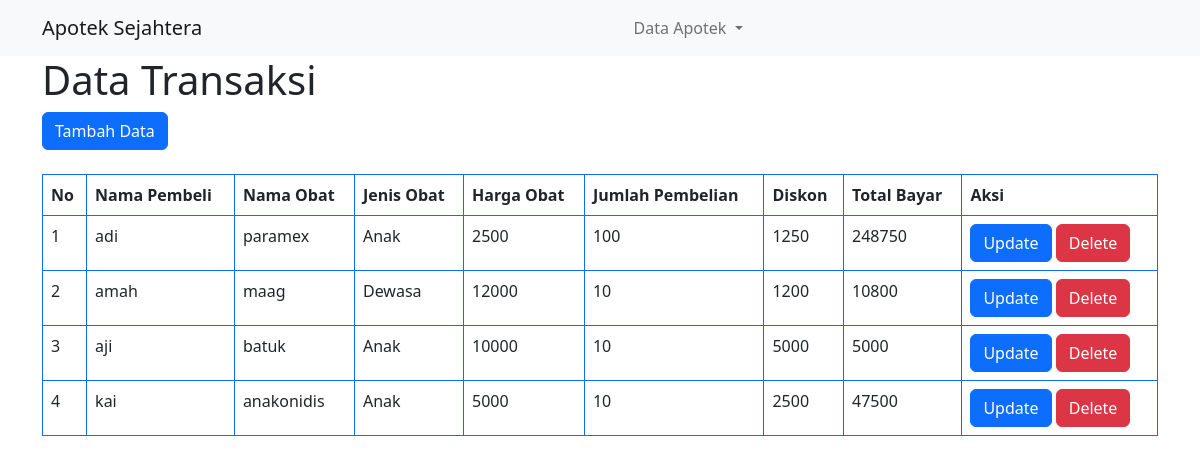
Screenshot of /tampil_transaksi.php with the database file from the repository.
### tables this page shows
CREATE TABLE IF NOT EXISTS `transaksi` (
  `id_transaksi` int NOT NULL AUTO_INCREMENT,
  `nama_pembeli` varchar(50) NOT NULL,
  `nama_obat` varchar(50) NOT NULL,
  `jenis_obat` varchar(50) NOT NULL,
  `harga_obat` float NOT NULL,
  `jumlah_beli` int NOT NULL,
  `diskon` float NOT NULL,
  `total_bayar` float NOT NULL,
  PRIMARY KEY (`id_transaksi`)
);

### Database.php (called while the page is built, shortened)
<?php
class Database
{
	private $host = "localhost";
	private $user = "root";
	private $password = "";
	private $db = "apotek";
	protected $koneksi;
	public function __construct()
	{
		$this->koneksi = new mysqli($this->host, $this->user, $this->password, $this->db);
		return $this->koneksi;
	}
	public function tampil_data_transaksi()
	{
		$data = mysqli_query($this->koneksi, "select * from transaksi");
		while ($row = mysqli_fetch_array($data)) {
			$hasil[] = $row;
		}
		return $hasil;
	}
}

### tampil_transaksi.php (the view, shortened to what this page needs)
<?php
include('Database.php');
$db = new Database();
$data_transaksi = $db->tampil_data_transaksi();
?>
<!doctype html>
<html lang="en">
<head>
    <link href="https://cdn.jsdelivr.net/npm/bootstrap@5.2.0/dist/css/bootstrap.min.css" rel="stylesheet"
>
</head>
<body>
    <nav class="navbar navbar-expand-lg bg-light">
        <div class="container">
            <a class="navbar-brand" href="#">Apotek Sejahtera</a>
            <div class="collapse navbar-collapse" id="navbarSupportedContent">
                <ul class="navbar-nav me-auto mb-2 mb-lg-0 ms-auto">
                    <li class="nav-item dropdown">
                        <a class="nav-link dropdown-toggle" href="#" role="button" data-bs-toggle="dropdown"
                            aria-expanded="false">
                            Data Apotek
                        </a>
                    </li>
                </ul>
            </div>
        </div>
    </nav>
    <div class="container">
        <h1>Data Transaksi</h1>
        <button type="button" class="btn btn-primary mb-4" data-bs-toggle="modal" data-bs-target="#exampleModal">
            Tambah Data
        </button>
        <table class="table table-bordered border-primary">
            <thead>
                <tr>
                    <th>No</th>
                    <th>Nama Pembeli</th>
                    <th>Nama Obat</th>
                    <th>Jenis Obat</th>
                    <th>Harga Obat</th>
                    <th>Jumlah Pembelian</th>
                    <th>Diskon</th>
                    <th>Total Bayar</th>
                    <th>Aksi</th>
                </tr>
            </thead>
            <tbody>
                <?php
            $no = 1;
            foreach($data_transaksi as $row) {
            ?>
                <tr>
                    <td><?= $no++; ?></td>
                    <td><?= $row["nama_pembeli"]?></td>
                    <td><?= $row["nama_obat"]?></td>
                    <td><?= $row["jenis_obat"]?></td>
                    <td><?= $row["harga_obat"]?></td>
                    <td><?= $row["jumlah_beli"]?></td>
                    <td><?= $row["diskon"]?></td>
                    <td><?= $row["total_bayar"]?></td>
                    <td>
                        <a href="edit_transaksi.php?id=<?php echo $row['id_transaksi']; ?>"
                            class="btn btn-primary">Update</a>
                        <a href="proses_transaksi.php?action=delete&id=<?php echo $row['id_transaksi']; ?>"
                            class="btn btn-danger" onclick="confirm('Are You Sure ?')">Delete</a>
                    </td>
                </tr>
                <?php }?>
            </tbody>
        </table>
    </div>
</body>
</html>

### rows the page displays
transaksi: nama_pembeli "adi", nama_obat "paramex", jenis_obat "Anak", harga_obat "2500", jumlah_beli "100", diskon "1250", total_bayar "248750"
transaksi: nama_pembeli "amah", nama_obat "maag", jenis_obat "Dewasa", harga_obat "12000", jumlah_beli "10", diskon "1200", total_bayar "10800"
transaksi: nama_pembeli "aji", nama_obat "batuk", jenis_obat "Anak", harga_obat "10000", jumlah_beli "10", diskon "5000", total_bayar "5000"
transaksi: nama_pembeli "kai", nama_obat "anakonidis", jenis_obat "Anak", harga_obat "5000", jumlah_beli "10", diskon "2500", total_bayar "47500"
